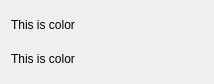
<?xml version="1.0" encoding="UTF-8"?>
<ui version="4.0">
 <class>ColorCatcher</class>
 <widget class="QWidget" name="ColorCatcher">
  <property name="geometry">
   <rect>
    <x>0</x>
    <y>0</y>
    <width>214</width>
    <height>84</height>
   </rect>
  </property>
  <property name="windowTitle">
   <string>ColorCatcher</string>
  </property>
  <layout class="QVBoxLayout" name="verticalLayout">
   <item>
    <widget class="QLabel" name="labelActive">
     <property name="text">
      <string>This is color</string>
     </property>
    </widget>
   </item>
   <item>
    <widget class="QLabel" name="labelMark">
     <property name="text">
      <string>This is color</string>
     </property>
    </widget>
   </item>
  </layout>
 </widget>
 <resources/>
 <connections/>
</ui>
